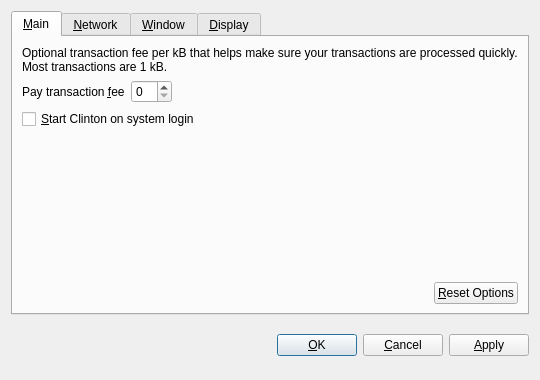
<?xml version="1.0" encoding="UTF-8"?>
<ui version="4.0">
 <class>OptionsDialog</class>
 <widget class="QDialog" name="OptionsDialog">
  <property name="geometry">
   <rect>
    <x>0</x>
    <y>0</y>
    <width>540</width>
    <height>380</height>
   </rect>
  </property>
  <property name="windowTitle">
   <string>Options</string>
  </property>
  <property name="modal">
   <bool>true</bool>
  </property>
  <layout class="QVBoxLayout" name="verticalLayout">
   <item>
    <widget class="QTabWidget" name="tabWidget">
     <property name="tabPosition">
      <enum>QTabWidget::North</enum>
     </property>
     <property name="currentIndex">
      <number>0</number>
     </property>
     <widget class="QWidget" name="tabMain">
      <attribute name="title">
       <string>&amp;Main</string>
      </attribute>
      <layout class="QVBoxLayout" name="verticalLayout_Main">
       <item>
        <widget class="QLabel" name="transactionFeeInfoLabel">
         <property name="text">
          <string>Optional transaction fee per kB that helps make sure your transactions are processed quickly. Most transactions are 1 kB.</string>
         </property>
         <property name="textFormat">
          <enum>Qt::PlainText</enum>
         </property>
         <property name="wordWrap">
          <bool>true</bool>
         </property>
        </widget>
       </item>
       <item>
        <layout class="QHBoxLayout" name="horizontalLayout_1_Main">
         <item>
          <widget class="QLabel" name="transactionFeeLabel">
           <property name="text">
            <string>Pay transaction &amp;fee</string>
           </property>
           <property name="textFormat">
            <enum>Qt::PlainText</enum>
           </property>
           <property name="buddy">
            <cstring>transactionFee</cstring>
           </property>
          </widget>
         </item>
         <item>
          <widget class="BitcoinAmountField" name="transactionFee"/>
         </item>
         <item>
          <spacer name="horizontalSpacer_1_Main">
           <property name="orientation">
            <enum>Qt::Horizontal</enum>
           </property>
           <property name="sizeHint" stdset="0">
            <size>
             <width>40</width>
             <height>20</height>
            </size>
           </property>
          </spacer>
         </item>
        </layout>
       </item>
       <item>
        <widget class="QCheckBox" name="bitcoinAtStartup">
         <property name="toolTip">
          <string>Automatically start Clinton after logging in to the system.</string>
         </property>
         <property name="text">
          <string>&amp;Start Clinton on system login</string>
         </property>
        </widget>
       </item>
       <item>
        <spacer name="verticalSpacer_Main">
         <property name="orientation">
          <enum>Qt::Vertical</enum>
         </property>
         <property name="sizeHint" stdset="0">
          <size>
           <width>20</width>
           <height>40</height>
          </size>
         </property>
        </spacer>
       </item>
       <item>
        <layout class="QHBoxLayout" name="horizontalLayout_2_Main">
         <item>
          <spacer name="horizontalSpacer_2_Main">
           <property name="orientation">
            <enum>Qt::Horizontal</enum>
           </property>
           <property name="sizeHint" stdset="0">
            <size>
             <width>40</width>
             <height>20</height>
            </size>
           </property>
          </spacer>
         </item>
         <item>
          <widget class="QPushButton" name="resetButton">
           <property name="toolTip">
            <string>Reset all client options to default.</string>
           </property>
           <property name="text">
            <string>&amp;Reset Options</string>
           </property>
           <property name="autoDefault">
            <bool>false</bool>
           </property>
          </widget>
         </item>
        </layout>
       </item>
      </layout>
     </widget>
     <widget class="QWidget" name="tabNetwork">
      <attribute name="title">
       <string>&amp;Network</string>
      </attribute>
      <layout class="QVBoxLayout" name="verticalLayout_Network">
       <item>
        <widget class="QCheckBox" name="mapPortUpnp">
         <property name="toolTip">
          <string>Automatically open the Clinton client port on the router. This only works when your router supports UPnP and it is enabled.</string>
         </property>
         <property name="text">
          <string>Map port using &amp;UPnP</string>
         </property>
        </widget>
       </item>
       <item>
        <widget class="QCheckBox" name="connectSocks">
         <property name="toolTip">
          <string>Connect to the Clinton network through a SOCKS proxy (e.g. when connecting through Tor).</string>
         </property>
         <property name="text">
          <string>&amp;Connect through SOCKS proxy:</string>
         </property>
        </widget>
       </item>
       <item>
        <layout class="QHBoxLayout" name="horizontalLayout_Network">
         <item>
          <widget class="QLabel" name="proxyIpLabel">
           <property name="text">
            <string>Proxy &amp;IP:</string>
           </property>
           <property name="textFormat">
            <enum>Qt::PlainText</enum>
           </property>
           <property name="buddy">
            <cstring>proxyIp</cstring>
           </property>
          </widget>
         </item>
         <item>
          <widget class="QValidatedLineEdit" name="proxyIp">
           <property name="maximumSize">
            <size>
             <width>140</width>
             <height>16777215</height>
            </size>
           </property>
           <property name="toolTip">
            <string>IP address of the proxy (e.g. 127.0.0.1)</string>
           </property>
          </widget>
         </item>
         <item>
          <widget class="QLabel" name="proxyPortLabel">
           <property name="text">
            <string>&amp;Port:</string>
           </property>
           <property name="textFormat">
            <enum>Qt::PlainText</enum>
           </property>
           <property name="buddy">
            <cstring>proxyPort</cstring>
           </property>
          </widget>
         </item>
         <item>
          <widget class="QLineEdit" name="proxyPort">
           <property name="maximumSize">
            <size>
             <width>55</width>
             <height>16777215</height>
            </size>
           </property>
           <property name="toolTip">
            <string>Port of the proxy (e.g. 9050)</string>
           </property>
          </widget>
         </item>
         <item>
          <widget class="QLabel" name="socksVersionLabel">
           <property name="text">
            <string>SOCKS &amp;Version:</string>
           </property>
           <property name="textFormat">
            <enum>Qt::PlainText</enum>
           </property>
           <property name="buddy">
            <cstring>socksVersion</cstring>
           </property>
          </widget>
         </item>
         <item>
          <widget class="QValueComboBox" name="socksVersion">
           <property name="toolTip">
            <string>SOCKS version of the proxy (e.g. 5)</string>
           </property>
          </widget>
         </item>
         <item>
          <spacer name="horizontalSpacer_Network">
           <property name="orientation">
            <enum>Qt::Horizontal</enum>
           </property>
           <property name="sizeHint" stdset="0">
            <size>
             <width>40</width>
             <height>20</height>
            </size>
           </property>
          </spacer>
         </item>
        </layout>
       </item>
       <item>
        <spacer name="verticalSpacer_Network">
         <property name="orientation">
          <enum>Qt::Vertical</enum>
         </property>
         <property name="sizeHint" stdset="0">
          <size>
           <width>20</width>
           <height>40</height>
          </size>
         </property>
        </spacer>
       </item>
      </layout>
     </widget>
     <widget class="QWidget" name="tabWindow">
      <attribute name="title">
       <string>&amp;Window</string>
      </attribute>
      <layout class="QVBoxLayout" name="verticalLayout_Window">
       <item>
        <widget class="QCheckBox" name="minimizeToTray">
         <property name="toolTip">
          <string>Show only a tray icon after minimizing the window.</string>
         </property>
         <property name="text">
          <string>&amp;Minimize to the tray instead of the taskbar</string>
         </property>
        </widget>
       </item>
       <item>
        <widget class="QCheckBox" name="minimizeOnClose">
         <property name="toolTip">
          <string>Minimize instead of exit the application when the window is closed. When this option is enabled, the application will be closed only after selecting Quit in the menu.</string>
         </property>
         <property name="text">
          <string>M&amp;inimize on close</string>
         </property>
        </widget>
       </item>
       <item>
        <spacer name="verticalSpacer_Window">
         <property name="orientation">
          <enum>Qt::Vertical</enum>
         </property>
         <property name="sizeHint" stdset="0">
          <size>
           <width>20</width>
           <height>40</height>
          </size>
         </property>
        </spacer>
       </item>
      </layout>
     </widget>
     <widget class="QWidget" name="tabDisplay">
      <attribute name="title">
       <string>&amp;Display</string>
      </attribute>
      <layout class="QVBoxLayout" name="verticalLayout_Display">
       <item>
        <layout class="QHBoxLayout" name="horizontalLayout_1_Display">
         <item>
          <widget class="QLabel" name="langLabel">
           <property name="text">
            <string>User Interface &amp;language:</string>
           </property>
           <property name="textFormat">
            <enum>Qt::PlainText</enum>
           </property>
           <property name="buddy">
            <cstring>lang</cstring>
           </property>
          </widget>
         </item>
         <item>
          <widget class="QValueComboBox" name="lang">
           <property name="toolTip">
            <string>The user interface language can be set here. This setting will take effect after restarting Clinton.</string>
           </property>
          </widget>
         </item>
        </layout>
       </item>
       <item>
        <layout class="QHBoxLayout" name="horizontalLayout_2_Display">
         <item>
          <widget class="QLabel" name="unitLabel">
           <property name="text">
            <string>&amp;Unit to show amounts in:</string>
           </property>
           <property name="textFormat">
            <enum>Qt::PlainText</enum>
           </property>
           <property name="buddy">
            <cstring>unit</cstring>
           </property>
          </widget>
         </item>
         <item>
          <widget class="QValueComboBox" name="unit">
           <property name="toolTip">
            <string>Choose the default subdivision unit to show in the interface and when sending coins.</string>
           </property>
          </widget>
         </item>
        </layout>
       </item>
       <item>
        <widget class="QCheckBox" name="displayAddresses">
         <property name="toolTip">
          <string>Whether to show Clinton addresses in the transaction list or not.</string>
         </property>
         <property name="text">
          <string>&amp;Display addresses in transaction list</string>
         </property>
        </widget>
       </item>
       <item>
        <spacer name="verticalSpacer_Display">
         <property name="orientation">
          <enum>Qt::Vertical</enum>
         </property>
         <property name="sizeHint" stdset="0">
          <size>
           <width>20</width>
           <height>40</height>
          </size>
         </property>
        </spacer>
       </item>
      </layout>
     </widget>
    </widget>
   </item>
   <item>
    <layout class="QHBoxLayout" name="horizontalLayout_Buttons">
     <item>
      <spacer name="horizontalSpacer_1">
       <property name="orientation">
        <enum>Qt::Horizontal</enum>
       </property>
       <property name="sizeHint" stdset="0">
        <size>
         <width>40</width>
         <height>48</height>
        </size>
       </property>
      </spacer>
     </item>
     <item>
      <widget class="QLabel" name="statusLabel">
       <property name="font">
        <font>
         <weight>75</weight>
         <bold>true</bold>
        </font>
       </property>
       <property name="text">
        <string/>
       </property>
       <property name="textFormat">
        <enum>Qt::PlainText</enum>
       </property>
       <property name="wordWrap">
        <bool>true</bool>
       </property>
      </widget>
     </item>
     <item>
      <spacer name="horizontalSpacer_2">
       <property name="orientation">
        <enum>Qt::Horizontal</enum>
       </property>
       <property name="sizeHint" stdset="0">
        <size>
         <width>40</width>
         <height>48</height>
        </size>
       </property>
      </spacer>
     </item>
     <item>
      <widget class="QPushButton" name="okButton">
       <property name="text">
        <string>&amp;OK</string>
       </property>
      </widget>
     </item>
     <item>
      <widget class="QPushButton" name="cancelButton">
       <property name="text">
        <string>&amp;Cancel</string>
       </property>
       <property name="autoDefault">
        <bool>false</bool>
       </property>
      </widget>
     </item>
     <item>
      <widget class="QPushButton" name="applyButton">
       <property name="text">
        <string>&amp;Apply</string>
       </property>
       <property name="autoDefault">
        <bool>false</bool>
       </property>
      </widget>
     </item>
    </layout>
   </item>
  </layout>
 </widget>
 <customwidgets>
  <customwidget>
   <class>BitcoinAmountField</class>
   <extends>QSpinBox</extends>
   <header>bitcoinamountfield.h</header>
  </customwidget>
  <customwidget>
   <class>QValueComboBox</class>
   <extends>QComboBox</extends>
   <header>qvaluecombobox.h</header>
  </customwidget>
  <customwidget>
   <class>QValidatedLineEdit</class>
   <extends>QLineEdit</extends>
   <header>qvalidatedlineedit.h</header>
  </customwidget>
 </customwidgets>
 <resources/>
 <connections/>
</ui>
